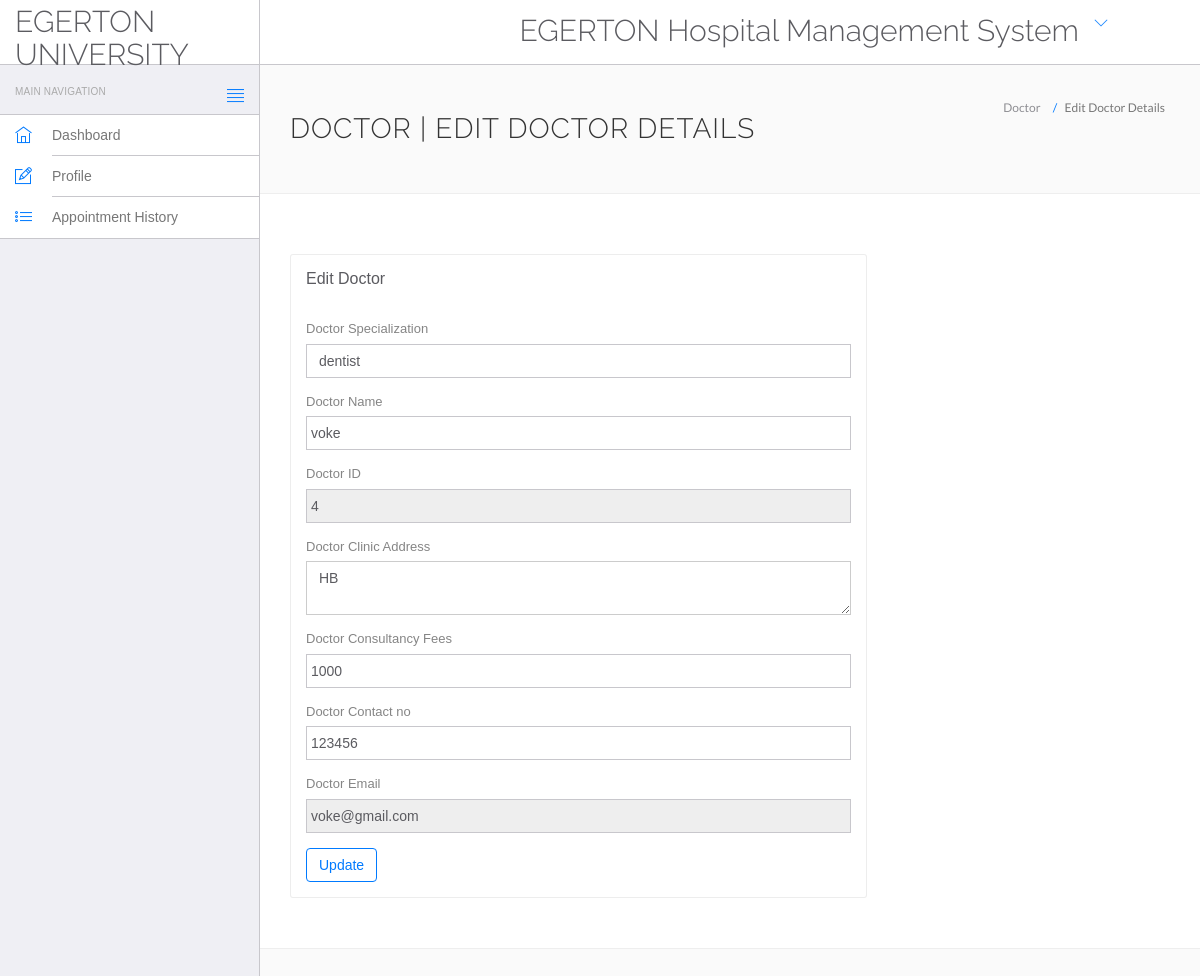
Page /profile.php (signed in) on the committed database.
### tables this page shows
CREATE TABLE `doctor` (
  `id` int(11) NOT NULL,
  `specialization` varchar(200) NOT NULL,
  `doctorname` varchar(200) NOT NULL,
  `address` text NOT NULL,
  `docfee` varchar(200) NOT NULL,
  `contactno` int(11) NOT NULL,
  `email` varchar(200) NOT NULL,
  `password` varchar(200) NOT NULL
);

### profile.php (the view, shortened to what this page needs)
<?php
$db = Db::getInstance();
?>
<!DOCTYPE html>
<html lang="en">
	<head>
		<link rel="stylesheet" href="vendor/bootstrap/css/bootstrap.min.css">
		<link rel="stylesheet" href="vendor/fontawesome/css/font-awesome.min.css">
		<link rel="stylesheet" href="vendor/themify-icons/themify-icons.min.css">
		<link href="vendor/animate.css/animate.min.css" rel="stylesheet" media="screen">
		<link href="vendor/perfect-scrollbar/perfect-scrollbar.min.css" rel="stylesheet" media="screen">
		<link href="vendor/switchery/switchery.min.css" rel="stylesheet" media="screen">
		<link href="vendor/bootstrap-touchspin/jquery.bootstrap-touchspin.min.css" rel="stylesheet" media="screen">
		<link href="vendor/select2/select2.min.css" rel="stylesheet" media="screen">
		<link href="vendor/bootstrap-datepicker/bootstrap-datepicker3.standalone.min.css" rel="stylesheet" media="screen">
		<link href="vendor/bootstrap-timepicker/bootstrap-timepicker.min.css" rel="stylesheet" media="screen">
		<link rel="stylesheet" href="assets/css/styles.css">
		<link rel="stylesheet" href="assets/css/plugins.css">
		<link rel="stylesheet" href="assets/css/themes/theme-1.css" id="skin_color" />
	</head>
	<body>
		<div id="app">
			<?php include('include/sidebar2.php');?>
			<div class="app-content">
						<?php include('include/header.php');?>
				<div class="main-content" >
					<div class="wrap-content container" id="container">
						<section id="page-title">
							<div class="row">
								<div class="col-sm-8">
									<h1 class="mainTitle">Doctor | Edit Doctor Details</h1>
																	</div>
								<ol class="breadcrumb">
									<li>
										<span>Doctor</span>
									</li>
									<li class="active">
										<span>Edit Doctor Details</span>
									</li>
								</ol>
							</div>
						</section>
						<div class="container-fluid container-fullw bg-white">
							<div class="row">
								<div class="col-md-12">
									<div class="row margin-top-30">
										<div class="col-lg-8 col-md-12">
											<div class="panel panel-white">
												<div class="panel-heading">
													<h5 class="panel-title">Edit Doctor</h5>
												</div>
												<div class="panel-body">
									<?php
									$res = $db->getPDO();
									 $sql=$res->prepare("select * from doctor where doctorname = '".$_SESSION['username']."'");
									 $sql->execute();
while($data=$sql->fetch(PDO::FETCH_ASSOC))
{
?>
													<form role="form" name="adddoc" method="post" onSubmit="return valid();">
														<div class="form-group">
															<label for="DoctorSpecialization">
																Doctor Specialization
															</label>
							<select name="Doctorspecialization" class="form-control" required="required">
					<option value="<?php echo htmlentities($data['specialization']);?>">
					<?php echo htmlentities($data['specialization']);?></option>
<?php $sql=$res->prepare("select * from doctor");
?>
															</select>
														</div>
<div class="form-group">
															<label for="doctorname">
																 Doctor Name
															</label>
	<input type="text" name="docname" class="form-control" value="<?php echo htmlentities($data['doctorname']);?>" >
														</div>
														<div class="form-group">
															<label for="id">
																 Doctor ID
															</label>
	<input type="text" name="id" class="form-control" readonly="readonly" value="<?php echo htmlentities($data['id']);?>" >
														</div>
<div class="form-group">
															<label for="address">
																 Doctor Clinic Address
															</label>
					<textarea name="clinicaddress" class="form-control"><?php echo htmlentities($data['address']);?></textarea>
														</div>
<div class="form-group">
															<label for="fess">
																 Doctor Consultancy Fees
															</label>
		<input type="text" name="docfees" class="form-control" required="required"  value="<?php echo htmlentities($data['docfee']);?>" >
														</div>
<div class="form-group">
									<label for="fess">
																 Doctor Contact no
															</label>
					<input type="text" name="doccontact" class="form-control" required="required"  value="<?php echo htmlentities($data['contactno']);?>">
														</div>
<div class="form-group">
									<label for="fess">
																 Doctor Email
															</label>
					<input type="email" name="docemail" class="form-control"  readonly="readonly"  value="<?php echo htmlentities($data['email']);?>">
														</div>
														<?php } ?>
														<button type="submit" name="submit" class="btn btn-o btn-primary">
															Update
														</button>
													</form>
												</div>
											</div>
										</div>
											</div>
										</div>
								</div>
					</div>
				</div>
			</div>
		</div>
	</body>
</html>

### assets/css/themes/theme-1.css (style rules this page uses)
body { background: #FAFAFA; }

### rows in the picture
doctor: Doctorspecialization "dentist", docname "voke", id "4", clinicaddress "HB", docfees "1000", doccontact "123456", docemail "voke@gmail.com"
